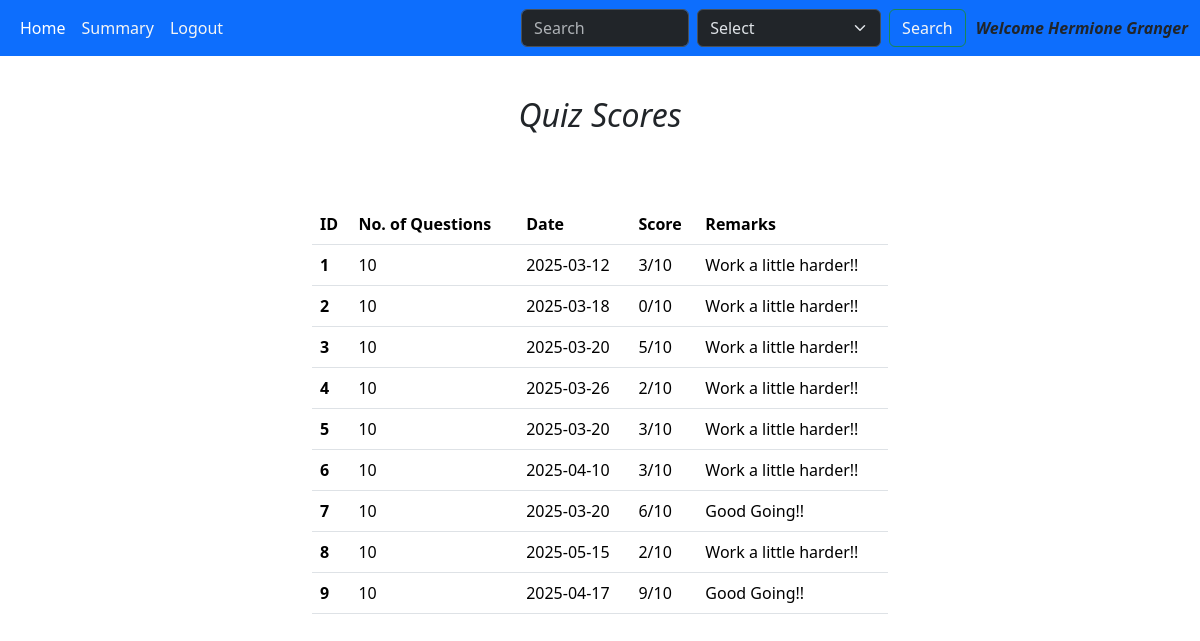
The app's page /scores (signed in), older data.
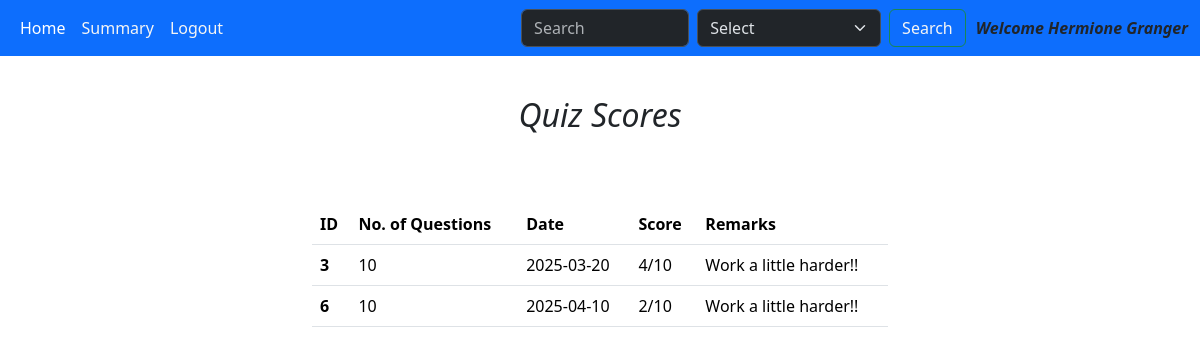
The same page, newer data.
### models.py (models this page shows)
class Quiz(db.Model):
    id = db.Column(db.Integer, primary_key = True)
    chapter_id = db.Column(db.Integer, db.ForeignKey('chapter.id'), nullable = False)
    date_of_quiz = db.Column(db.Date, nullable = False)
    time_duration = db.Column(db.Time, nullable = False)
    quiz_attempted = db.Column(db.Integer())
    questions = db.Relationship('Questions', backref = 'quiz')

### app.py (the view)
@app.route('/scores')
def scores():
    quizzes = Quiz.query.all()
    user_id = session.get('user_id')
    user_obj = User.query.get(user_id)
    user_scores = Scores.query.filter_by(user_id = user_id).all()
    score_dict = {}
    for score in user_scores:
        l = []
        if score.total_scored <= 5:
            remarks = 'Work a little harder!!'
            l.append(score.total_scored)
            l.append(remarks)
        elif score.total_scored >5:
            remarks = 'Good Going!!'
            l.append(score.total_scored)
            l.append(remarks)
        score_dict[score.quiz_id] = l
    return render_template('scores.html', quizzes = quizzes, score_dict = score_dict, user_obj = user_obj)

### templates/scores.html (shortened to what this page needs)
<!DOCTYPE html>
<html lang="en">
<head>
    <link rel="stylesheet" href="/static/style.css">
    <link href="https://cdn.jsdelivr.net/npm/bootstrap@5.3.3/dist/css/bootstrap.min.css"
    rel="stylesheet"
>
</head>
<body>
    <nav class="navbar navbar-expand-lg bg-primary" data-bs-theme="dark" >
        <div class="container-fluid">
          <div class="collapse navbar-collapse" id="navbarSupportedContent">
            <ul class="navbar-nav me-auto mb-2 mb-lg-0">
              <li class="nav-item">
                <a class="nav-link active" aria-current="page" href="/user_dashboard">Home</a>
              </li>
              <li class="nav-item dropdown">
                <a class="nav-link" href="/summary_user" style="color:whitesmoke">
                  Summary
                </a>
              </li>
              <li class="nav-item">
                <a class="nav-link" style="color:whitesmoke" href="/logout">Logout</a>
              </li>
            </ul>
            <form class="d-flex" role="search" action="/search_user">
              <input class="form-control me-2" type="search" placeholder="Search" aria-label="Search">
              <select class="form-select me-2" aria-label="Default select example">
                <option selected>Select</option>
              </select>
              <button class="btn btn-outline-success" type="submit" style="color:whitesmoke">Search</button>
            </form>
            <span style="text-align:center; margin-left:10px; font-style:italic; font-weight: 700;">Welcome {{ user_obj.name }}</span>
          </div>
        </div>
    </nav>
    <div class="upcoming_quizes" style="height:400px;">
        <div id="up_quizzes" style="text-align:center; margin-top:8px; font-style:oblique">
            <h2>Quiz Scores</h2>
        </div>
        <div class="container-fluid" style="margin-top:70px;">
            <table class="table caption-top">
                <thead>
                  <tr>
                    <th scope="col">ID</th>
                    <th scope="col">No. of Questions</th>
                    <th scope="col">Date</th>
                    <th scope="col">Score</th>
                    <th scope="col">Remarks</th>
                  </tr>
                </thead>
                <tbody>
                  {% for quiz in quizzes %}
                  {% if quiz.quiz_attempted %}
                  <tr>
                    <th scope="row">{{ quiz.id }}</th>
                    <td>{{ quiz.questions|length }}</td>
                    <td>{{ quiz.date_of_quiz }}</td>
                    <td>{{ score_dict[quiz.id][0] }}/{{ quiz.questions|length }}</td>
                    <td>{{ score_dict[quiz.id][1] }}</td>
                  </tr>
                  {% endif %}
                  {% endfor %}
                </tbody>
            </table>
        </div>
    </div>
</body>
</html>

Row changes from the older to the newer data that the page shows:
removed Quiz: id "1", questions|length "10", date_of_quiz "2025-03-12", score_dict "3", score_dict "Work a little harder!!"
removed Quiz: id "2", questions|length "10", date_of_quiz "2025-03-18", score_dict "0", score_dict "Work a little harder!!"
removed Quiz: id "4", questions|length "10", date_of_quiz "2025-03-26", score_dict "2", score_dict "Work a little harder!!"
removed Quiz: id "5", questions|length "10", date_of_quiz "2025-03-20", score_dict "3", score_dict "Work a little harder!!"
no longer on this page (row edited): Quiz: id "7", questions|length "10", date_of_quiz "2025-03-20", score_dict "6", score_dict "Good Going!!"
removed Quiz: id "8", questions|length "10", date_of_quiz "2025-05-15", score_dict "2", score_dict "Work a little harder!!"
no longer on this page (row edited): Quiz: id "9", questions|length "10", date_of_quiz "2025-04-17", score_dict "Good Going!!"
computed for Quiz id 3: score_dict "5" → "4"
computed for Quiz id 6: score_dict "3" → "2"
